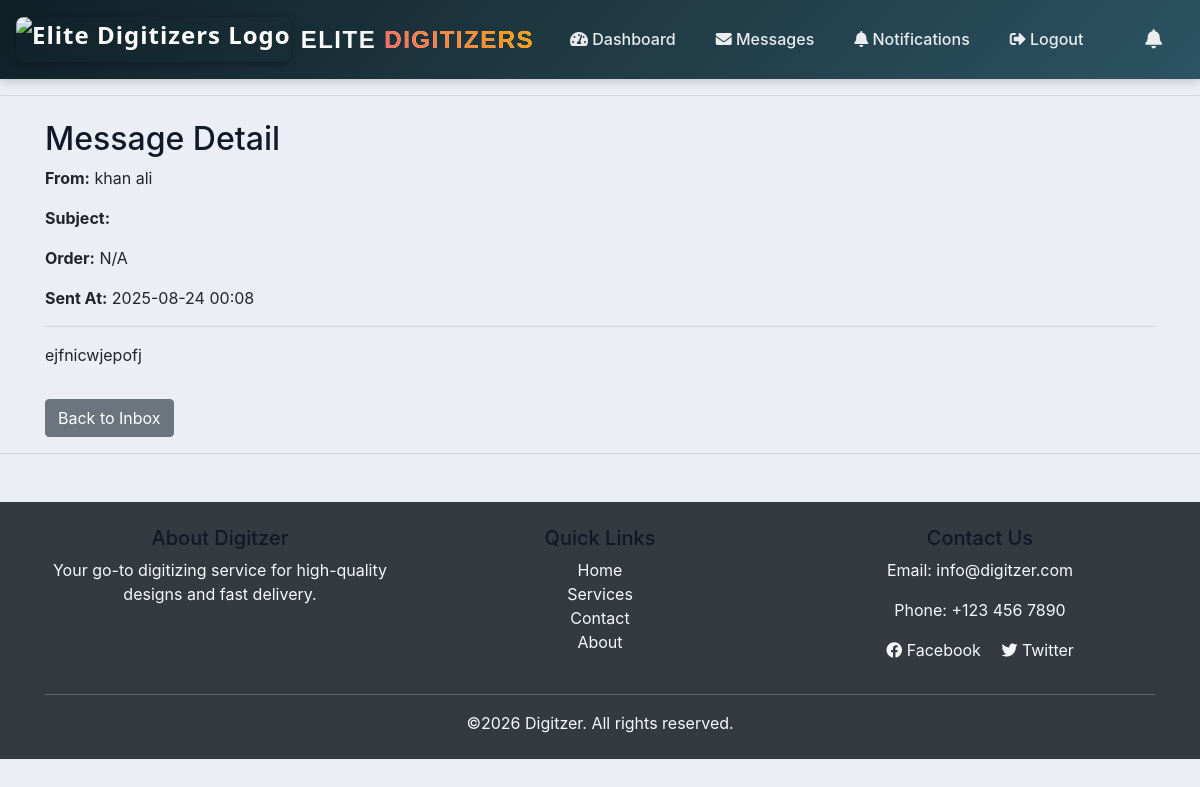
Screenshot of /message/32/ (signed in) with the database file from the repository.
### accounts/models.py (models this page shows, shortened)
class DesignerMessage(models.Model):
    sender = models.ForeignKey(User, related_name='sent_messages', on_delete=models.CASCADE)
    receiver = models.ForeignKey(User, related_name='received_messages', on_delete=models.CASCADE)
    order = models.ForeignKey('Order', on_delete=models.CASCADE, null=True, blank=True)
    subject = models.CharField(max_length=255)
    message = models.TextField()
    timestamp = models.DateTimeField(auto_now_add=True)
    attachment = models.FileField(upload_to='message_attachments/', null=True, blank=True)
    is_read = models.BooleanField(default=False)

### accounts/decorators.py (the view)
        def wrapper_func(request, *args, **kwargs):
            group = None
            if request.user.groups.exists():
                group = request.user.groups.all()[0].name
            if group in allowed_roles:
                return view_func(request, *args, **kwargs)
            else:
                return HttpResponse("You are not authorized to view this page.")

### accounts/views.py (called while the page is built)
@login_required
@allowed_users(allowed_roles=['admin', 'designer', 'sales_rep'])
def view_message(request, pk):
    message = get_object_or_404(DesignerMessage, pk=pk, receiver=request.user)
    if not message.is_read:
        message.is_read = True
        message.save()
    return render(request, 'designer/view_message.html', {'message': message})

### templates/designer/view_message.html
{% extends 'accounts/main.html' %}
{% block content %}
<div class="container mt-4">
    <h2>Message Detail</h2>
    <p><strong>From:</strong> {{ message.sender.get_full_name|default:message.sender.username }}</p>
    <p><strong>Subject:</strong> {{ message.subject }}</p>
    <p><strong>Order:</strong>
        {% if message.order %}
            <a href="{% url 'order_detail' message.order.id %}">{{ message.order.id }}</a>
        {% else %}
            N/A
        {% endif %}
    </p>
    <p><strong>Sent At:</strong> {{ message.timestamp|date:"Y-m-d H:i" }}</p>
    <hr>
    <p>{{ message.message|linebreaks }}</p>
    <a href="{% url 'designer_inbox' %}" class="btn btn-secondary mt-3">Back to Inbox</a>
</div>
{% endblock %}

### static/css/main.css (style rules this page uses)
body { background-color: #ebeff5; }
h5, h4, h2 { color: #111827; }

### rows the page displays
DesignerMessage: sender.get_full_name "khan ali", timestamp "2025-08-24 00:08", message "ejfnicwjepofj"
